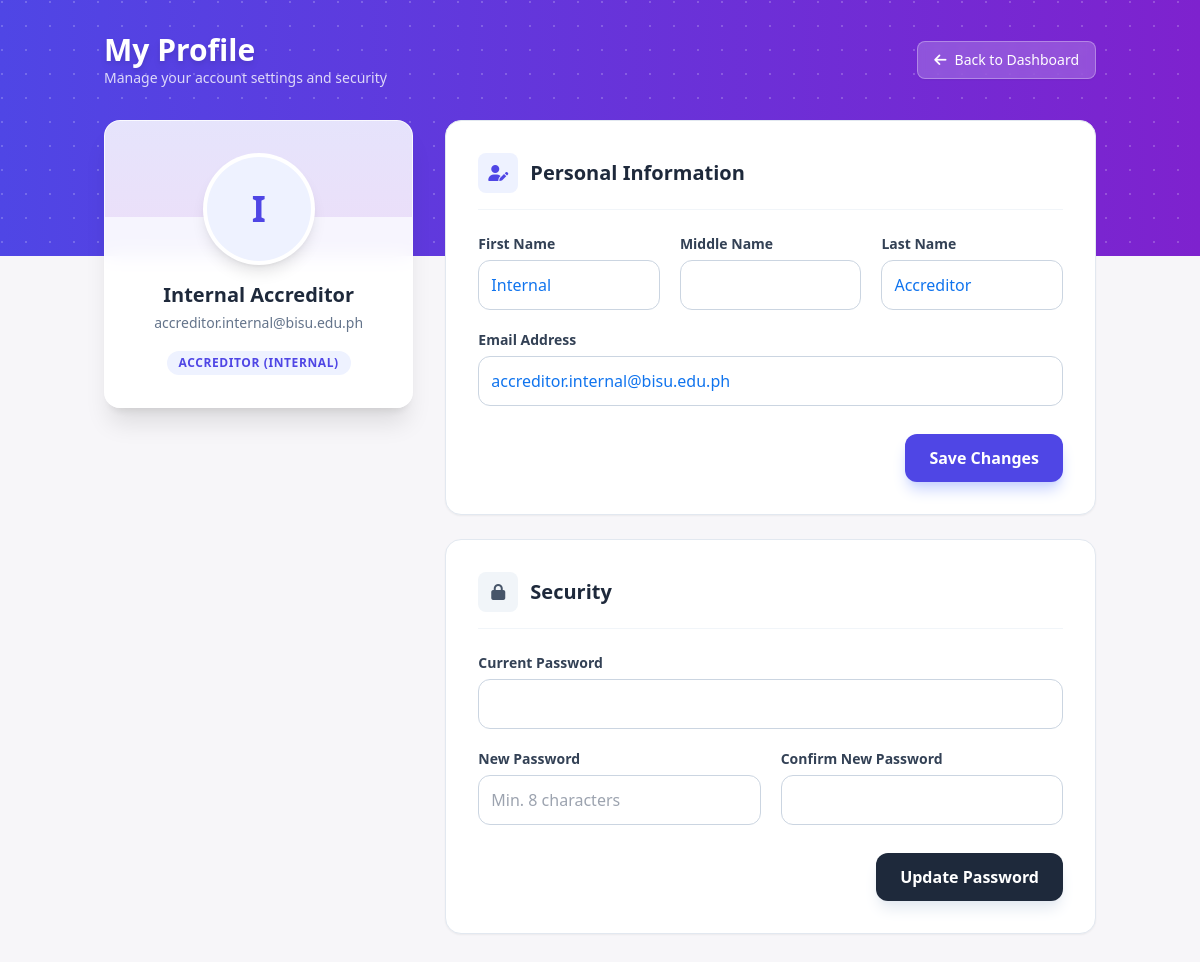
/profile.php (signed in), run on the app's committed database.
### tables this page shows
CREATE TABLE `users` (
  `user_id` int(11) NOT NULL,
  `firstname` varchar(50) NOT NULL,
  `middlename` varchar(50) NOT NULL,
  `lastname` varchar(50) NOT NULL,
  `email` varchar(255) NOT NULL,
  `password` varchar(255) NOT NULL,
  `role_id` int(11) NOT NULL,
  `program_id` int(11) DEFAULT NULL,
  `college_id` int(11) DEFAULT NULL,
  `avatar_path` varchar(255) DEFAULT NULL
);

CREATE TABLE `roles` (
  `role_id` int(11) NOT NULL,
  `role_name` varchar(50) NOT NULL
);

### profile.php (the view, shortened to what this page needs)
<?php
require_once __DIR__ . '/config/db.php';
$user_id = $_SESSION['user_id'];
$stmt = $conn->prepare("SELECT CONCAT_WS(' ', u.firstname, NULLIF(u.middlename, ''), u.lastname) AS full_name,
                        u.firstname, u.middlename, u.lastname,
                        u.email, u.avatar_path, r.role_name,
                        c.college_code, cp.college_code as program_college_code
                        FROM users u
                        JOIN roles r ON u.role_id = r.role_id
                        LEFT JOIN colleges c ON u.college_id = c.college_id
                        LEFT JOIN programs p ON u.program_id = p.program_id
                        LEFT JOIN colleges cp ON p.college_id = cp.college_id
                        WHERE u.user_id = ?");
$stmt->bind_param("i", $user_id);
$stmt->execute();
$user = $stmt->get_result()->fetch_assoc();
$theme = [
    'gradient' => 'from-indigo-600 to-purple-700',
    'text_accent' => 'text-indigo-600',
    'bg_light' => 'bg-indigo-50',
    'btn_primary' => 'bg-indigo-600 hover:bg-indigo-700 shadow-indigo-200',
    'ring' => 'focus:ring-indigo-500',
    'border_focus' => 'focus:border-indigo-500'
];
?>
<!doctype html>
<html lang="en">
<head>
  <script src="https://cdn.tailwindcss.com"></script>
  <link rel="stylesheet" href="https://cdnjs.cloudflare.com/ajax/libs/font-awesome/6.4.0/css/all.min.css">
  <link rel="stylesheet" href="css/admin-dashboard.css">
</head>
<body class="bg-slate-50">
  <div class="relative z-10 max-w-5xl mx-auto px-4 py-8">
    <div class="flex justify-between items-center mb-8">
        <div class="text-white">
            <h1 class="text-3xl font-bold drop-shadow-md">My Profile</h1>
            <p class="text-white/80 text-sm">Manage your account settings and security</p>
        </div>
        <a href="role_home.php" class="inline-flex items-center justify-center px-4 py-2 bg-white/20 backdrop-blur-sm border border-white/30 rounded-lg text-sm font-medium text-white hover:bg-white/30 transition-colors shadow-sm">
            <i class="fas fa-arrow-left mr-2"></i> Back to Dashboard
        </a>
    </div>
    <div class="grid grid-cols-1 lg:grid-cols-3 gap-8">
        <div class="lg:col-span-1">
            <div class="glass-card rounded-2xl shadow-xl border border-white/50 p-8 text-center relative overflow-hidden">
                <form method="POST" enctype="multipart/form-data" class="relative w-28 h-28 mx-auto mb-4 group">
                    <label for="avatarUpload" class="cursor-pointer">
                        <?php if (!empty($user['avatar_path']) && file_exists($user['avatar_path'])): ?>
                            <img src="<?= htmlspecialchars($user['avatar_path']) ?>" alt="Avatar" class="w-28 h-28 rounded-full object-cover bg-white p-1 shadow-lg">
                        <?php else: ?>
                            <div class="relative w-28 h-28 rounded-full bg-white p-1 shadow-lg">
                                <div class="w-full h-full rounded-full <?= $theme['bg_light'] ?> <?= $theme['text_accent'] ?> flex items-center justify-center text-4xl font-bold">
                                    <?= strtoupper(substr($user['full_name'], 0, 1)) ?>
                                </div>
                            </div>
                        <?php endif; ?>
                    </label>
                </form>
                <h2 class="text-xl font-bold text-slate-800 mb-1"><?= htmlspecialchars($user['full_name']) ?></h2>
                <p class="text-slate-500 text-sm mb-4"><?= htmlspecialchars($user['email']) ?></p>
                <div class="inline-flex items-center px-3 py-1 rounded-full text-xs font-bold uppercase tracking-wider <?= $theme['bg_light'] ?> <?= $theme['text_accent'] ?>">
                    <?= htmlspecialchars($user['role_name']) ?>
                </div>
            </div>
        </div>
        <div class="lg:col-span-2 space-y-6">
            <div class="bg-white rounded-2xl shadow-sm border border-slate-200 p-8">
                <div class="flex items-center gap-3 mb-6 pb-4 border-b border-slate-100">
                    <div class="w-10 h-10 rounded-lg <?= $theme['bg_light'] ?> <?= $theme['text_accent'] ?> flex items-center justify-center"><i class="fas fa-user-edit"></i></div>
                    <h2 class="text-xl font-bold text-slate-800">Personal Information</h2>
                </div>
                <form method="POST" class="space-y-5">
                    <div class="grid grid-cols-1 lg:grid-cols-3 gap-5">
                        <div>
                            <label class="block text-sm font-semibold text-slate-700 mb-1.5">First Name</label>
                            <input type="text" name="first_name" value="<?= htmlspecialchars($user['firstname'] ?? '') ?>" required class="w-full p-3 border border-slate-300 rounded-xl outline-none <?= $theme['ring'] ?> <?= $theme['border_focus'] ?> transition-all">
                        </div>
                        <div>
                            <label class="block text-sm font-semibold text-slate-700 mb-1.5">Middle Name</label>
                            <input type="text" name="middle_name" value="<?= htmlspecialchars($user['middlename'] ?? '') ?>" class="w-full p-3 border border-slate-300 rounded-xl outline-none <?= $theme['ring'] ?> <?= $theme['border_focus'] ?> transition-all">
                        </div>
                        <div>
                            <label class="block text-sm font-semibold text-slate-700 mb-1.5">Last Name</label>
                            <input type="text" name="last_name" value="<?= htmlspecialchars($user['lastname'] ?? '') ?>" required class="w-full p-3 border border-slate-300 rounded-xl outline-none <?= $theme['ring'] ?> <?= $theme['border_focus'] ?> transition-all">
                        </div>
                    </div>
                    <div>
                        <label class="block text-sm font-semibold text-slate-700 mb-1.5">Email Address</label>
                        <input type="email" name="email" value="<?= htmlspecialchars($user['email']) ?>" required class="w-full p-3 border border-slate-300 rounded-xl outline-none <?= $theme['ring'] ?> <?= $theme['border_focus'] ?> transition-all">
                    </div>
                    <div class="pt-2 text-right">
                        <button type="submit" name="update_profile" class="px-6 py-3 <?= $theme['btn_primary'] ?> text-white rounded-xl font-semibold shadow-lg transition-all transform hover:-translate-y-0.5">
                            Save Changes
                        </button>
                    </div>
                </form>
            </div>
            <div class="bg-white rounded-2xl shadow-sm border border-slate-200 p-8">
                <div class="flex items-center gap-3 mb-6 pb-4 border-b border-slate-100">
                    <div class="w-10 h-10 rounded-lg bg-slate-100 text-slate-600 flex items-center justify-center"><i class="fas fa-lock"></i></div>
                    <h2 class="text-xl font-bold text-slate-800">Security</h2>
                </div>
                <form method="POST" class="space-y-5">
                    <div>
                        <label class="block text-sm font-semibold text-slate-700 mb-1.5">Current Password</label>
                        <input type="password" name="current_password" required class="w-full p-3 border border-slate-300 rounded-xl outline-none <?= $theme['ring'] ?> <?= $theme['border_focus'] ?> transition-all">
                    </div>
                    <div class="grid grid-cols-1 md:grid-cols-2 gap-5">
                        <div>
                            <label class="block text-sm font-semibold text-slate-700 mb-1.5">New Password</label>
                            <input type="password" name="new_password" required class="w-full p-3 border border-slate-300 rounded-xl outline-none <?= $theme['ring'] ?> <?= $theme['border_focus'] ?> transition-all" placeholder="Min. 8 characters">
                        </div>
                        <div>
                            <label class="block text-sm font-semibold text-slate-700 mb-1.5">Confirm New Password</label>
                            <input type="password" name="confirm_password" required class="w-full p-3 border border-slate-300 rounded-xl outline-none <?= $theme['ring'] ?> <?= $theme['border_focus'] ?> transition-all">
                        </div>
                    </div>
                    <div class="pt-2 text-right">
                        <button type="submit" name="change_password" class="px-6 py-3 bg-slate-800 text-white rounded-xl font-semibold hover:bg-slate-900 shadow-lg shadow-slate-200 transition-all transform hover:-translate-y-0.5">
                            Update Password
                        </button>
                    </div>
                </form>
            </div>
        </div>
    </div>
  </div>
</body>
</html>

### css/admin-dashboard.css (style rules this page uses)
:root { --accent-color: var(--bisu-indigo, #4f46e5); --page-bg: #f6f5f9da; --card-bg: var(--card-bg, #ffffff); --card-border: var(--card-border, #e6eef8); --muted-text: var(--muted, #64748b); --card-radius: 12px; }
* { box-sizing: border-box }
body { font-family: inherit; background: var(--page-bg) !important; color: #1074ee; margin: 0 }
.card .text-slate-800, .bg-white .text-slate-800, .card .text-bisu, .bg-white .text-bisu { color: #1e293b; }
.card .text-slate-600, .bg-white .text-slate-600 { color: #475569; }

### css/style.css (style rules this page uses)
* { margin: 0; padding: 0; box-sizing: border-box; }
:root { --primary: #3b4ba8; --secondary: #6c63ff; --accent: #ff6b6b; --dark: #1a1a2e; --light: #f5f7ff; --text-dark: #2d3436; --text-light: #636e72; --border: #dfe6e9; --success: #00b894; --shadow: 0 10px 30px rgba(0, 0, 0, 0.1); --shadow-lg: 0 20px 60px rgba(0, 0, 0, 0.15); --page-bg: #f8fafc; --card-bg: #ffffff; --bisu-indigo: #4f46e5; --heading: #1e293b; --muted: #64748b; --card-border: #e2e8f0; --card-shadow: 0 12px 30px rgba(15, 23, 42, 0.06); }
html { scroll-behavior: smooth; }
body { font-family: 'Inter', 'Segoe UI', system-ui, -apple-system, 'Sora', 'Poppins', sans-serif; background: var(--page-bg); color: var(--text-dark); line-height: 1.6; min-height: 100vh; display: flex; flex-direction: column; }
.text-center { text-align: center; }

### profile.php (style rules this page uses)
.glass-card { background: rgba(255, 255, 255, 0.95); backdrop-filter: blur(10px); }

### data on the page
users: email "accreditor.internal@bisu.edu.ph", role.role_name "ACCREDITOR (INTERNAL)", first_name "Internal", last_name "Accreditor"

### other printed values
substr($user['full_name'], 0, 1) "I"
$user['full_name'] "Internal Accreditor"
